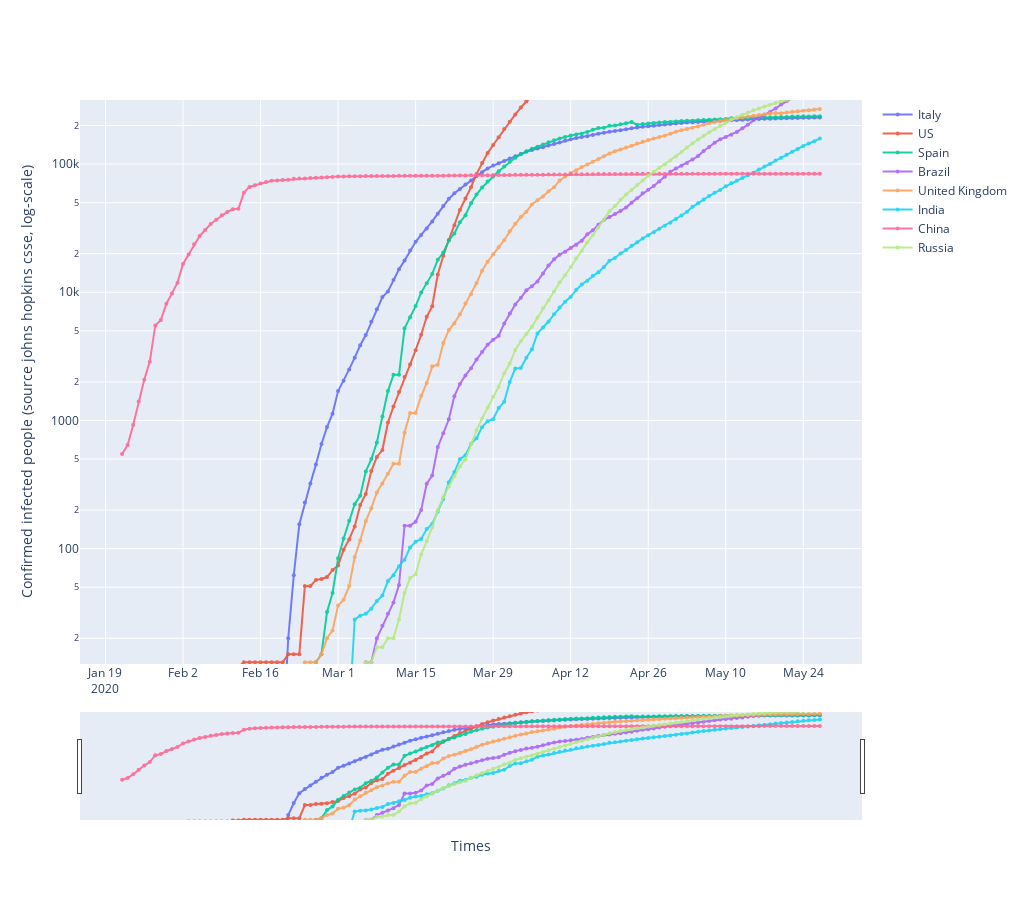

The notebook cell this image was saved under:
### Code cell
def country_compare():
    data_path='data/raw/COVID-19/csse_covid_19_data/csse_covid_19_time_series/time_series_covid19_confirmed_global.csv'
    pd_raw=pd.read_csv(data_path)
    time_index=pd_raw.columns[4:]
    df_plot=pd.DataFrame({'date':time_index})
    country_list=['Italy','US','Spain','Brazil','United Kingdom','India','China','Russia']
    for each in country_list:
        df_plot[each]=np.array(pd_raw[pd_raw['Country/Region']==each].iloc[:,4::].sum(axis=0))
    
    time_idx=[datetime.strptime(each,"%m/%d/%y")for each in df_plot.date]
    time_str=[each.strftime("%Y-%m-%d") for each in time_idx]
    df_plot['date']=time_idx
    df_plot.to_csv('data/processed/COVID_small_flat_table.csv',sep=';',index=False)
    
    fig = go. Figure()
    for each in country_list:
        fig.add_trace(go.Scatter(x=df_plot.date,
                            y=df_plot[each],
                            mode='markers+lines',
                            opacity=0.9,
                            line_width=2,
                            marker_size=4,
                            name=each
                            )
                     )
    fig.update_layout(
        width=1024,
        height=900,
        xaxis_title='Times',
        yaxis_title="Confirmed infected people (source johns hopkins csse, log-scale)",
    )
    fig.update_yaxes(type='log',range=[1.1,5.5])
    fig.update_layout(xaxis_rangeslider_visible=True)
    fig.show(renderer='firefox')
    fig.show()

    app = dash.Dash()
    app.layout = html.Div([
    
        html.Label('Multi-Select Country'),

        dcc.Dropdown(
            id='country_drop_down',
            options=[
                {'label': 'Italy', 'value': 'Italy'},
                {'label': 'US', 'value': 'US'},
                {'label': 'Spain', 'value': 'Spain'},
                {'label': 'Brazil', 'value': 'Brazil'},
                {'label':'United Kingdom','value':'United Kingdom'},
                {'label':'India','value':'India'},
                {'label': 'China', 'value': 'China'},
                {'label': 'Russia', 'value': 'Russia'}
            ],
            value=['US', 'China'], # which are pre-selected
            multi=True
        ),   
        
        dcc.Graph(figure=fig, id='main_window_slope')
    ])

    @app.callback(
        Output('main_window_slope', 'figure'),
        [Input('country_drop_down', 'value')])
    def update_figure(country_list):
    
        traces = [] 
        for each in country_list:
            traces.append(dict(x=df_plot.date,
                                    y=df_plot[each],
                                    mode='markers+lines',
                                    opacity=0.9,
                                    line_width=2,
                                    marker_size=4, 
                                    name=each
                            )
                    )
        
        return {
                'data': traces,
                'layout': dict (
                    width=1280,
                    height=720,
                    xaxis_title="Time",
                    yaxis_title="Confirmed infected people (source johns hopkins csse, log-scale)",
                    xaxis={'tickangle':-45,
                            'nticks':20,
                            'tickfont':dict(size=14,color="#7f7f7f"),
                        
                          },
                    yaxis={'type':"log",
                           'range':'[1.1,5.5]'
                          }
            )
        }
    app.run_server(debug=True, use_reloader=False,port=8000, host='127.0.0.1')
    
if __name__ == '__main__':
    country_compare()
